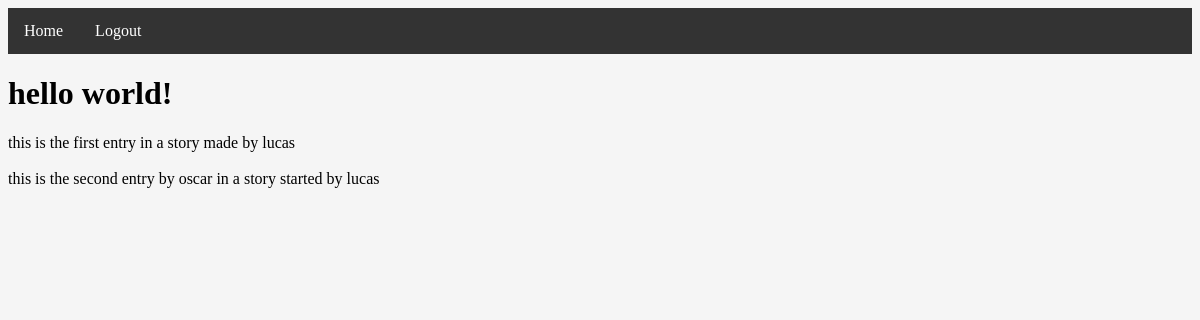
The app's page /1 (signed in), older data.
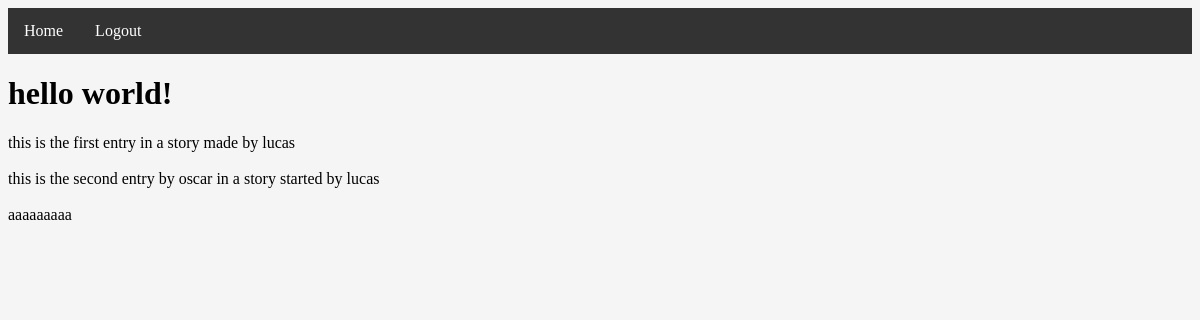
The same page, newer data.
### tables this page shows
CREATE TABLE Stories (ID INTEGER PRIMARY KEY AUTOINCREMENT, Title TEXT, FullStory TEXT, LatestUpdate TEXT);

### __init__.py (the view)
@app.route('/<int:story_id>')
def view_story(story_id):
    if logged_in() and db_builder.check_story(story_id):
        username = session['username']
        if db_builder.has_contributed(story_id, username):
            title, story, _ = db_builder.get_story(story_id)
            return render_template('view.html', title=title, story=story)
        else:
            return redirect(url_for('edit_story', story_id=story_id))
    else:
        return redirect(url_for('landing'))

### __init__.py (called while the page is built)
def logged_in():
    return session.get('username') is not None

### db_builder.py (called while the page is built)
def split_viewable_stories(username):
    db = sqlite3.connect(DB_FILE) #open if file exists, otherwise create
    c = db.cursor()               #facilitate db ops -- you will use cursor to trigger db events
    c.execute("SELECT ID FROM Stories")
    all_story_ids = set([entry[0] for entry in c.fetchall()])
    user_id = get_id(username)
    c.execute("SELECT StoryID FROM Contributions WHERE UserID=?", [user_id])
    contributed_story_id_set = set([entry[0] for entry in c.fetchall()])
    viewable_story_list = [(story_id, get_story_title_by_id(story_id)) for story_id in contributed_story_id_set]
    editable_story_list = [(story_id, get_story_title_by_id(story_id)) for story_id in all_story_ids.difference(contributed_story_id_set)]
    db.commit() #save changes
    db.close()  #close database
    return (viewable_story_list, editable_story_list)

def has_contributed(story_id, username):
    contributions, _ = split_viewable_stories(username)
    if story_id in [entry[0] for entry in contributions]:
        return True
    else:
        return False

def get_story(story_id):
    db = sqlite3.connect(DB_FILE)  # open if file exists, otherwise create
    c = db.cursor()
    c.execute("SELECT Title, FullStory, LatestUpdate FROM Stories WHERE ID=?", [story_id])
    row = c.fetchone()
    title = row[0]
    full_story = row[1]
    latest_update = row[2]
    db.commit()
    db.close()
    return title, full_story, latest_update

def get_story_title_by_id(story_id):
    db = sqlite3.connect(DB_FILE)  # open if file exists, otherwise create
    c = db.cursor()
    c.execute("SELECT Title FROM Stories WHERE ID=?", [story_id])
    title = c.fetchone()[0]
    db.commit()
    db.close()
    return title

def get_id(username):
    db = sqlite3.connect(DB_FILE) #open if file exists, otherwise create
    c = db.cursor()               #facilitate db ops -- you will use cursor to trigger db events
    user_ID = None
    c.execute("SELECT ID FROM Users WHERE Username=?", [username])
    row = c.fetchone()
    if row is not None:
        user_ID = row[0]
    return user_ID

def check_story(story_id):
    db = sqlite3.connect(DB_FILE) #open if file exists, otherwise create
    c = db.cursor()               #facilitate db ops -- you will use cursor to trigger db events
    c.execute("SELECT * FROM Stories WHERE ID=?", [story_id])
    row = c.fetchone()
    return row is not None

### templates/view.html (shortened to what this page needs)
<!DOCTYPE html>
<html lang="en">
<head>
    <link rel="stylesheet" href="{{ url_for('static', filename='styles/stylesheet.css') }}">
    <ul class="nav">
        <li class="nav"><a class="nav" href="/">Home</a></li>
        <li class="nav"><a class="nav" href="/logout">Logout</a></li>
    </ul>
</head>
<body>
    <h1 class="story-text">{{ title }}</h1>
    <p style="white-space: pre-wrap;">{{ story }}</p>
</body>
</html>

### static/styles/stylesheet.css (style rules this page uses)
body { background-color: #f5f5f5; }
ul.nav { list-style-type: none; margin: 0; padding: 0; overflow: hidden; background-color: #333; }
li.nav { float: left; }
li a.nav { display: block; color: white; text-align: center; padding: 14px 16px; text-decoration: none; }
.story-text { overflow-wrap: break-word; word-wrap: break-word; }

Row changes from the older to the newer data that the page shows:
changed Stories "hello world!": FullStory "this is the first entry in a story made by lucas this is the second entry by oscar in a story started by lucas" → "this is the first entry in a story made by lucas this is the second entry by oscar in a story started by lucas aaaaaaaaa"
